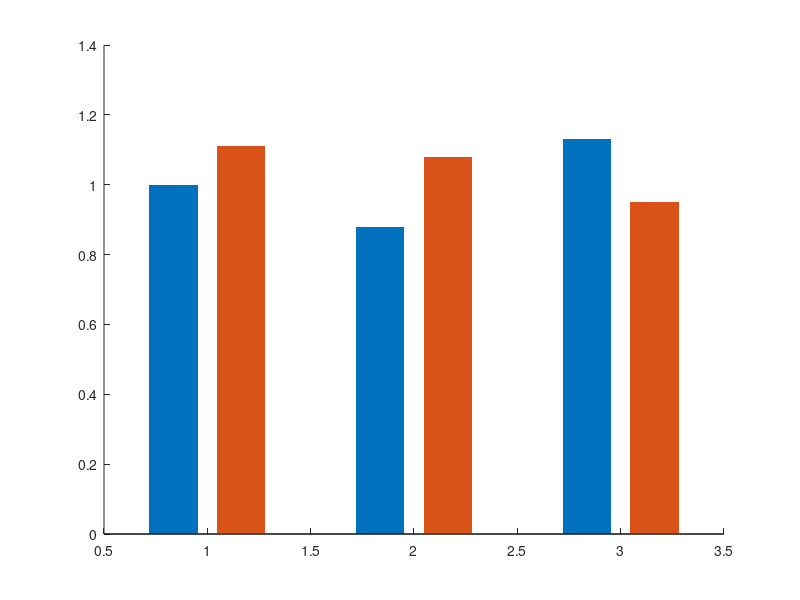

MATLAB code to generate this figure: (Note: this script raises an error after producing the figure.)
% Grouped bar plot of the mean of the medians of the three samples, per
% position and hydrogel concentration (mean +/- SD).
% The values are the results of medians_per_position.m.

clear
clc
close all

%% Data: mean of the medians of the 3 samples (um) and SD, per position
positions = 1:3;
m12  = [1.00 0.88 1.13];   sd12 = [0.53 0.21 0.14];   % PEG-W 1.2%
m15  = [1.11 1.08 0.95];   sd15 = [0.53 0.56 0.55];   % PEG-W 1.5%

%% Colors
col12 = [0.11 0.25 0.45];   % dark blue
col15 = [0.80 0.35 0.10];   % orange

%% Figure (size in cm, to match text width)
fig = figure('Color','w', 'Units','centimeters', 'Position',[2 2 12 8.5]);
ax = axes(fig);
hold(ax, 'on')

% grouped bars
b = bar(ax, positions, [m12' m15'], 0.75, 'grouped', 'EdgeColor','none');
b(1).FaceColor = col12;
b(2).FaceColor = col15;

% error bars at the centre of each bar
x12 = b(1).XEndPoints;
x15 = b(2).XEndPoints;
errorbar(ax, x12, m12, sd12, 'k', 'LineStyle','none', 'LineWidth',1, 'CapSize',6);
errorbar(ax, x15, m15, sd15, 'k', 'LineStyle','none', 'LineWidth',1, 'CapSize',6);

% axes
xlim(ax, [0.4 3.6])
ylim(ax, [0 2])
xticks(ax, positions)
xlabel(ax, 'Position')
ylabel(ax, 'Median displacement towards the magnet (µm)', 'Interpreter', 'none')
set(ax, 'FontName','Arial', 'FontSize',10, 'LineWidth',1, ...
    'TickDir','out', 'Box','off')

legend(ax, b, {'PEG-W 1.2%', 'PEG-W 1.5%'}, 'Location','northeast', ...
    'Box','off', 'FontName','Arial', 'FontSize',9)

%% Export
exportgraphics(fig, 'validation_positions.png', 'Resolution', 300)
exportgraphics(fig, 'validation_positions.pdf', 'ContentType','vector')
